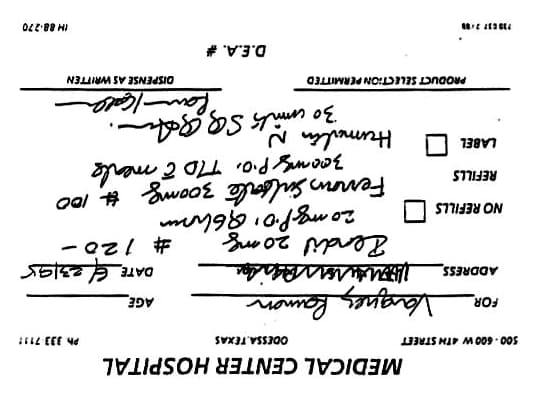
#> input picture frontend/src/samples/1-inverted.jpg, 537 x 403 px
$ python -i rotate.py   (imports and definitions only)
#> lines starting #> are read from the running program, lines starting #| are printed output that depends on the picture; after the words box and inside, x2 and y2 are one past the last pixel; in counts of white or black regions, pixels touching at a corner belong together
#> further down, picture is the input picture: shape (403, 537, 3); min 0, max 255, mean 230.1
import argparse
import numpy as np
import cv2


#run this file as: python3 rotate.py --image /image_directory/image_name

def rotate_a_rightup_image(image):
    # construct the argument parse and parse the arguments
    ap = argparse.ArgumentParser()
    ap.add_argument("-i", "--image", required=True, help="path to input image file")
    args = vars(ap.parse_args())

    # load the image from disk and convert the image to grayscale
    image = cv2.imread(args["image"],0)
#> image: shape (403, 537); min 0, max 255, mean 230.1

    # flip the foreground and background to ensure foreground is now "white" and
    # the background is "black"
    gray = cv2.bitwise_not(image)
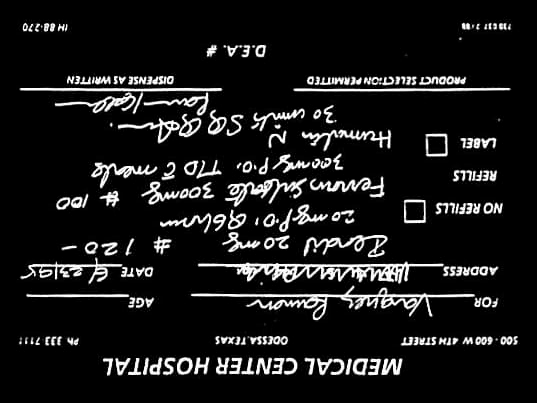
#> gray: shape (403, 537); min 0, max 255, mean 24.9
    # threshold the image, setting all foreground pixels to
    # 255 and all background pixels to 0
    thresh = cv2.threshold(gray, 0, 255,cv2.THRESH_BINARY | cv2.THRESH_OTSU)[1]
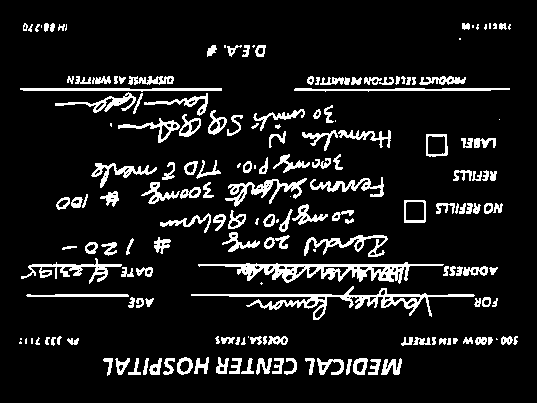
#> thresh: shape (403, 537); 10.2% white; 182 white regions (28 under 20 px), largest, box (x1, y1, x2, y2) and area: (198, 262, 444, 284) 1977, (191, 286, 475, 320) 1786, (225, 178, 307, 207) 722
    coords = np.column_stack(np.where(thresh > 0))
#> coords = 22004 pairs, first value 23 to 375, second value 19 to 517

    # find (x, y) coordinates of all pixel values that
    # are greater than zero, then use these coordinates to
    # compute a rotated bounding box that contains all
    # coordinates
    angle = cv2.minAreaRect(coords)[-1]
#> angle = -90
    print(angle)
#| -90.0

    if angle == 0.0:
        cv2.imshow("Input", image)
        cv2.waitKey(0)
    else :
        angle = -(90 + angle)
#> angle = 0
        #rotate the image to deskew it
        (h,w) = image.shape[:2]
#> h = 403; w = 537
        center = (w // 2, h // 2)
#> center = (268, 201)
        M = cv2.getRotationMatrix2D(center, angle, 1.0)
#> M = [[1, 0, 0], [0, 1, 0]]
        rotated = cv2.warpAffine(image, M, (w, h), flags=cv2.INTER_CUBIC, borderMode=cv2.BORDER_REPLICATE)
        print("[INFO] angle: {:.3f}".format(angle))
#| [INFO] angle: -0.000
        cv2.imshow("Input", image)
        cv2.imshow("Rotated", rotated)
        cv2.waitKey(0)

def rotate_a_leftup_image(image):
    # construct the argument parse and parse the arguments
    ap = argparse.ArgumentParser()
    ap.add_argument("-i", "--image", required=True, help="path to input image file")
    args = vars(ap.parse_args())

    # load the image from disk and convert the image to grayscale
    image = cv2.imread(args["image"],0)

    # flip the foreground and background to ensure foreground is now "white" and
    # the background is "black"
    gray = cv2.bitwise_not(image)
    # threshold the image, setting all foreground pixels to
    # 255 and all background pixels to 0
    thresh = cv2.threshold(gray, 0, 255,cv2.THRESH_BINARY | cv2.THRESH_OTSU)[1]
    coords = np.column_stack(np.where(thresh > 0))

    # find (x, y) coordinates of all pixel values that
    # are greater than zero, then use these coordinates to
    # compute a rotated bounding box that contains all
    # coordinates
    angle = cv2.minAreaRect(coords)[-1]
    print(angle)

    if angle == 0.0:
        cv2.imshow("Input", image)
        cv2.waitKey(0)
    else :
        angle = -angle
        #rotate the image to deskew it
        (h,w) = image.shape[:2]
        center = (w // 2, h // 2)
        M = cv2.getRotationMatrix2D(center, angle, 1.0)
        rotated = cv2.warpAffine(image, M, (w, h), flags=cv2.INTER_CUBIC, borderMode=cv2.BORDER_REPLICATE)
        print("[INFO] angle: {:.3f}".format(angle))
        cv2.imshow("Input", image)
        cv2.imshow("Rotated", rotated)
        cv2.waitKey(0)

>>> import cv2
>>> picture = cv2.imread('../../frontend/src/samples/1-inverted.jpg')
>>> result = rotate_a_rightup_image(picture)

$ run again, on frontend/src/samples/1-turned-left.jpg
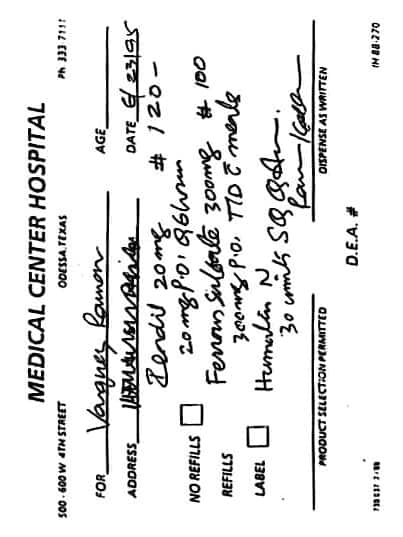
#> input picture frontend/src/samples/1-turned-left.jpg, 403 x 537 px
#> picture is the input picture: shape (537, 403, 3); min 0, max 255, mean 230.2
#> in rotate_a_rightup_image, `gray = cv2.bitwise_not(image)`:
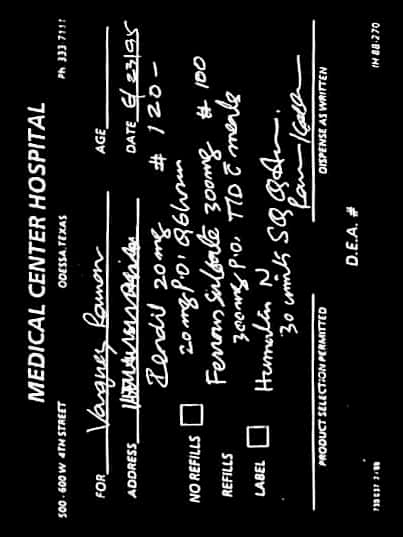
#> gray: shape (537, 403); min 0, max 255, mean 24.8
#> in rotate_a_rightup_image, `thresh = cv2.threshold(gray, 0, 255,cv2.THRESH_BINARY | cv2.THRESH_OTS..`:
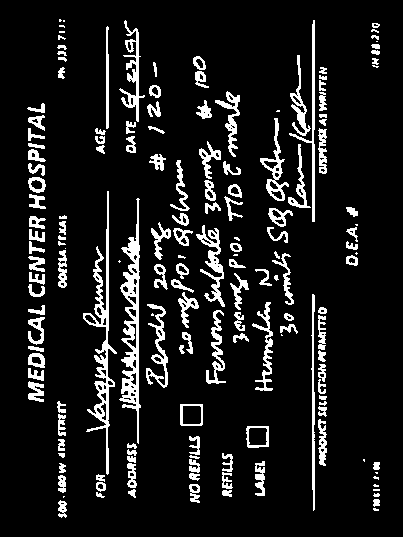
#> thresh: shape (537, 403); 10.5% white; 164 white regions (24 under 20 px), largest, box (x1, y1, x2, y2) and area: (119, 198, 141, 444) 2036, (83, 191, 117, 475) 1839, (196, 225, 225, 307) 742
#> coords = 22659 pairs, first value 19 to 517, second value 27 to 379
#> in rotate_a_rightup_image, `angle = cv2.minAreaRect(coords)[-1]`: angle = -90
#| -90.0
#> in rotate_a_rightup_image, `angle = -(90 + angle)`: angle = 0
#> M = [[1, 0, 0], [0, 1, 0]]
#| [INFO] angle: -0.000

$ run again, on frontend/src/samples/1-turned.jpg
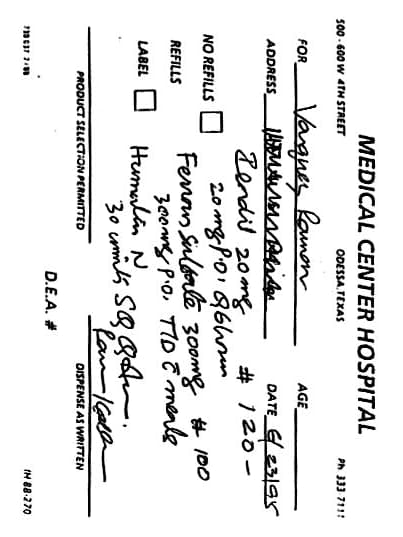
#> input picture frontend/src/samples/1-turned.jpg, 403 x 537 px
#> picture is the input picture: shape (537, 403, 3); min 0, max 255, mean 230.1
#> in rotate_a_rightup_image, `gray = cv2.bitwise_not(image)`:
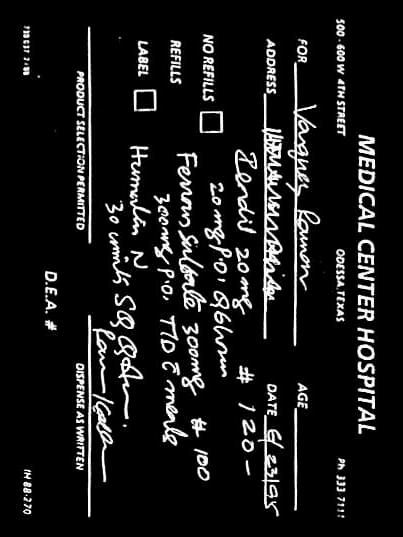
#> gray: shape (537, 403); min 0, max 255, mean 24.9
#> in rotate_a_rightup_image, `thresh = cv2.threshold(gray, 0, 255,cv2.THRESH_BINARY | cv2.THRESH_OTS..`:
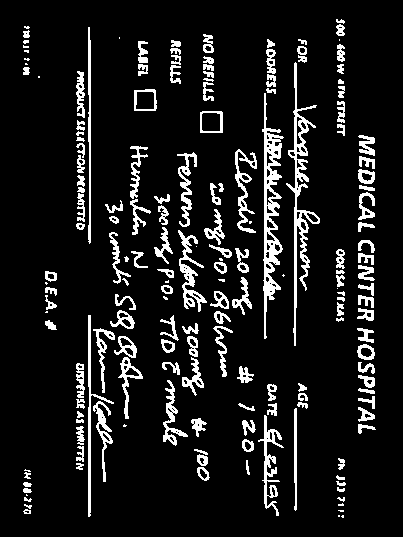
#> thresh: shape (537, 403); 10.2% white; 175 white regions (27 under 20 px), largest, box (x1, y1, x2, y2) and area: (262, 93, 284, 339) 1982, (286, 62, 320, 346) 1784, (178, 230, 207, 312) 733
#> coords = 22084 pairs, first value 19 to 517, second value 23 to 375
#> in rotate_a_rightup_image, `angle = cv2.minAreaRect(coords)[-1]`: angle = -90
#| -90.0
#> in rotate_a_rightup_image, `angle = -(90 + angle)`: angle = 0
#> M = [[1, 0, 0], [0, 1, 0]]
#| [INFO] angle: -0.000

$ run again, on frontend/src/samples/1.jpg
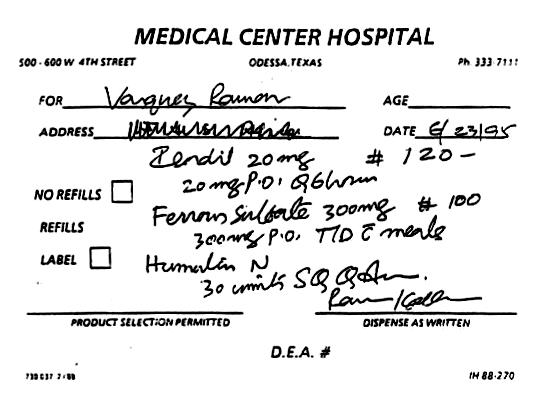
#> input picture frontend/src/samples/1.jpg, 537 x 403 px
#> picture is the input picture: shape (403, 537, 3); min 0, max 255, mean 229.8
#> in rotate_a_rightup_image, `gray = cv2.bitwise_not(image)`:
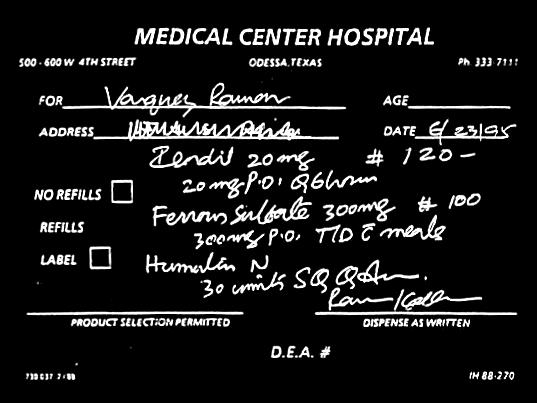
#> gray: shape (403, 537); min 0, max 255, mean 25.2
#> in rotate_a_rightup_image, `thresh = cv2.threshold(gray, 0, 255,cv2.THRESH_BINARY | cv2.THRESH_OTS..`:
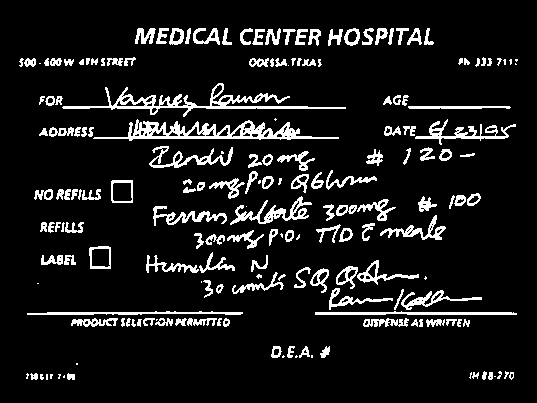
#> thresh: shape (403, 537); 9.9% white; 188 white regions (31 under 20 px), largest, box (x1, y1, x2, y2) and area: (93, 119, 339, 141) 1924, (62, 83, 346, 117) 1737, (230, 196, 312, 225) 699
#> coords = 21366 pairs, first value 28 to 379, second value 19 to 517
#> in rotate_a_rightup_image, `angle = cv2.minAreaRect(coords)[-1]`: angle = -90
#| -90.0
#> in rotate_a_rightup_image, `angle = -(90 + angle)`: angle = 0
#> M = [[1, 0, 0], [0, 1, 0]]
#| [INFO] angle: -0.000
